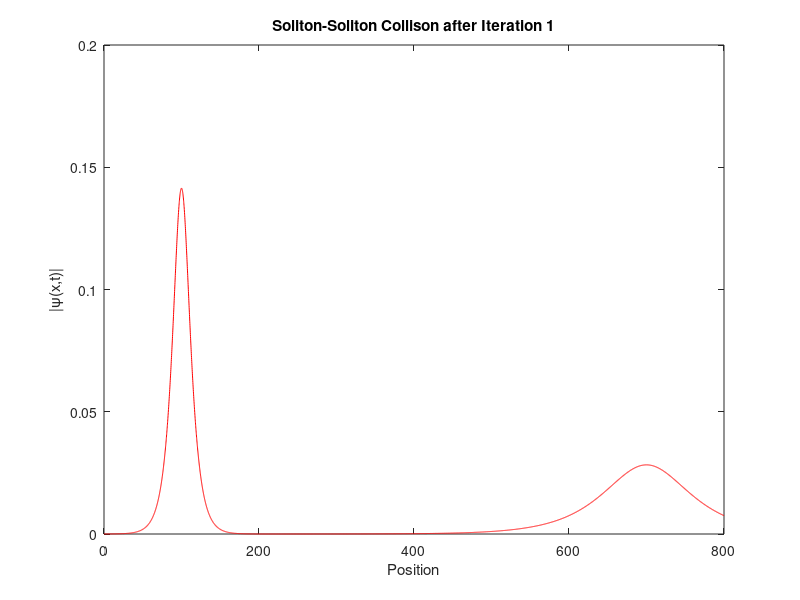
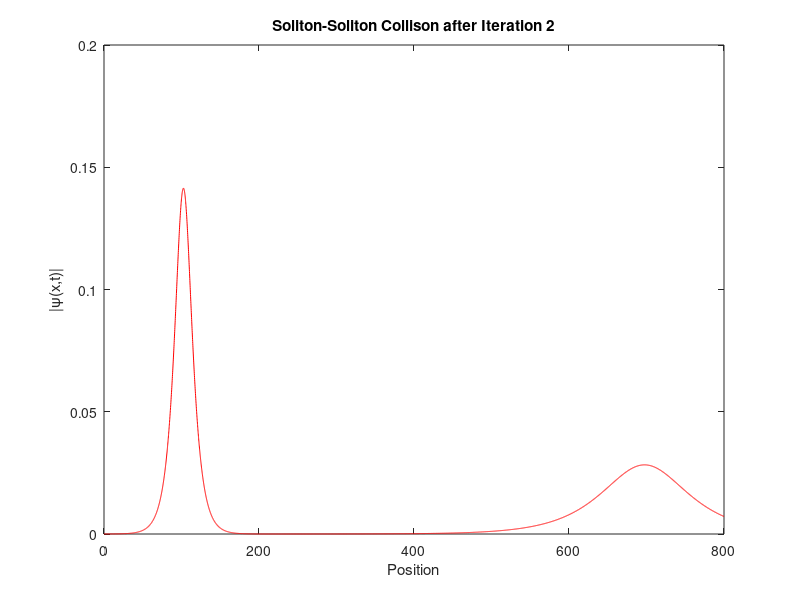
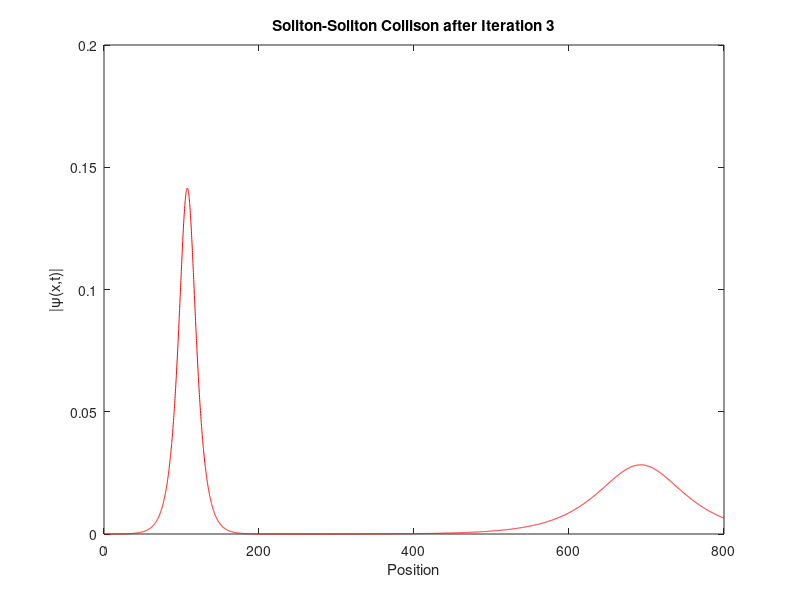
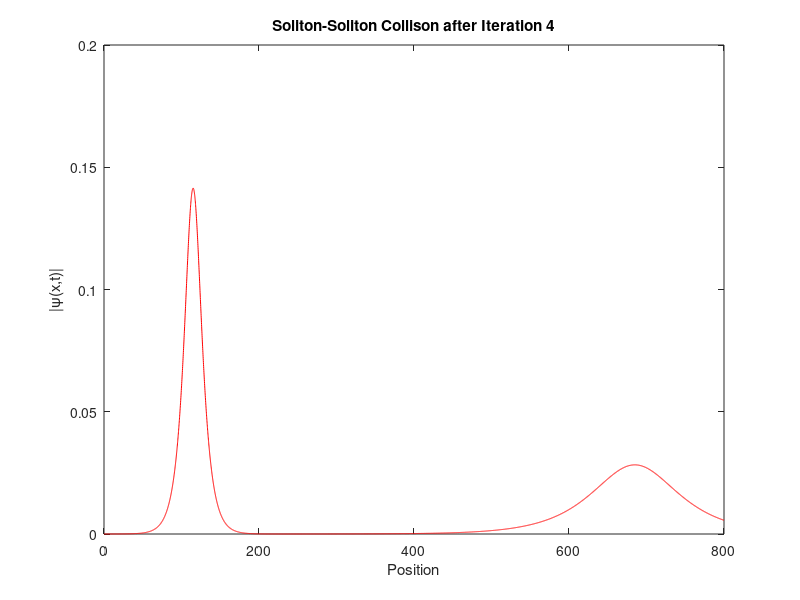

Source code (MATLAB) for these figures, in order:

num_collisions = 20; % Number of collisions to simulate
N = 6000;         % Number of spatial nodes
L = 800;          % Length of spatial domain
dx = L / N;       % Spatial step size
x = 0:dx:L;       % Spatial grid
% Initial parameters for the first soliton
a = 0.1;          % Amplitude parameter
b = 3;            % Frequency parameter
x0 = 100;         % Initial position of the first soliton
gif_frames = cell(1, num_collisions);
% Initial parameters for the second soliton
a1 = 0.2 * a;     % Amplitude parameter for the second soliton
b1 = -3;          % Frequency parameter for the second soliton
x1 = 700;         % Initial position of the second soliton

for i = 1:num_collisions
    % Calculate the wave function for each iteration
    psi = a * sqrt(2) * exp(1i * b * x / 2) .* sech(a * (x - x0)) + a1 * sqrt(2) * exp(1i * b1 * x / 2) .* sech(a1 * (x - x1));
    
    % For demonstration, let's assume a shift towards each other in each iteration
    shift_amount = 5 * i; % Increase the shift amount towards each other
    
    % Shift the positions towards each other
    x0 = x0 + shift_amount / 2; % Shift the first soliton leftwards
    x1 = x1 - shift_amount / 2; % Shift the second soliton rightwards
    
    % Plot the absolute value of psi after each iteration
    psi_abs = abs(psi); % Take the absolute value of psi
    
    % Create masks based on amplitude for two solitons
    mask1 = psi_abs >= a * sqrt(2); % Mask for soliton 1
    mask2 = psi_abs < a * sqrt(2);  % Mask for soliton 2
    
    % Plot the absolute value of psi after each iteration
    
    figure(); % Create an invisible figure
    plot(x(mask1), psi_abs(mask1), 'b'); % Plot soliton 1 with blue color
    hold on;
    plot(x(mask2), psi_abs(mask2), 'r'); % Plot soliton 2 with red color
    hold on;
    
    xlabel('Position');
    ylabel('|\psi(x,t)|');
    title(['Soliton-Soliton Collison after Iteration ', num2str(i)]);
    
    % Save the plot as an image within the loop
    filename = ['soliton_collision_' num2str(i) '.png']; % Define the filename
    saveas(gcf, filename); % Save the current figure
    
    % Capture the frame for the GIF
    gif_frames{i} = getframe(gcf);
    close(gcf); % Close the figure after capturing the frame
end

% % % Create a GIF from captured frames %this part need to be uncommented to
% % % save the GIF figure

% filename = 'soliton_collision.gif';
% for i = 1:num_collisions
%     frame = gif_frames{i}.cdata;
%     [imind, cm] = rgb2ind(frame, 256);
%     if i == 1
%         imwrite(imind, cm, filename, 'gif', 'Loopcount', inf, 'DelayTime', 0.5);
%     else
%         imwrite(imind, cm, filename, 'gif', 'WriteMode', 'append', 'DelayTime', 0.5);
%     end
% end